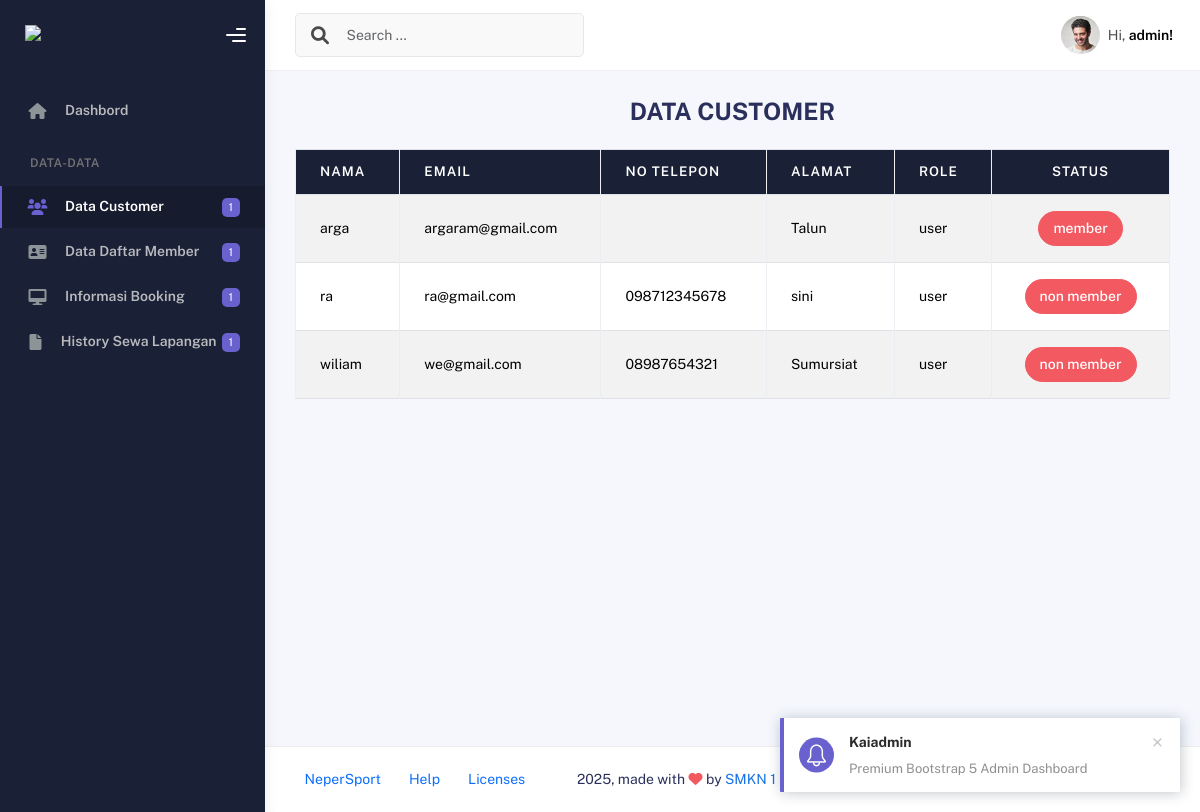
Screenshot of /data_customer.php (signed in) with the database file from the repository.
### tables this page shows
CREATE TABLE `user` (
  `id_user` int(11) NOT NULL,
  `nama_user` varchar(50) NOT NULL,
  `password_user` varchar(255) NOT NULL,
  `email` varchar(50) NOT NULL,
  `no_telepon_user` varchar(15) NOT NULL,
  `alamat_user` text NOT NULL,
  `role_user` varchar(15) NOT NULL,
  `status` enum('member','non member') NOT NULL DEFAULT 'non member',
  `foto` int(11) NOT NULL
);

### data_customer.php (the view, shortened to what this page needs)
<?php
$username = $_SESSION['nama_user'];
?>
<!DOCTYPE html>
<html lang="en">
<head>
  <link rel="stylesheet" href="assets/css/bootstrap.min.css" />
  <link rel="stylesheet" href="assets/css/plugins.min.css" />
  <link rel="stylesheet" href="assets/css/kaiadmin.min.css" />
  <link rel="stylesheet" href="assets/css/demo.css" />
</head>
<body>
  <link rel="stylesheet" href="https://cdnjs.cloudflare.com/ajax/libs/font-awesome/6.0.0/css/all.min.css">
  <div class="wrapper">
    <div class="sidebar" data-background-color="dark">
      <div class="sidebar-logo">
        <div class="logo-header" data-background-color="dark">
          <a href="dashbord_admin.php" class="logo">
            <img
              src="assets/img/neperspot.svg"
              alt="navbar brand"
              class="navbar-brand"
              height="20" />
          </a>
          <div class="nav-toggle">
            <button class="btn btn-toggle toggle-sidebar">
              <i class="gg-menu-right"></i>
            </button>
          </div>
        </div>
      </div>
      <div class="sidebar-wrapper scrollbar scrollbar-inner">
        <div class="sidebar-content">
          <ul class="nav nav-secondary">
            <li class="nav-item active">
            <li class="nav-item">
              <a href="dashbord_admin.php">
                <i class="fas fa-home"></i>
                <p>Dashbord</p>
              </a>
            </li>
            <li class="nav-section">
              <h4 class="text-section">DATA-DATA</h4>
            </li>
            <li class="nav-item active">
              <a href="data_customer.php">
                <i class="fas fa-users"></i>
                <p>Data Customer</p>
                <span class="badge badge-secondary">1</span>
              </a>
            </li>
            <li class="nav-item">
              <a href="data_member.php">
                <i class="fas fa-address-card"></i>
                <p>Data Daftar Member</p>
                <span class="badge badge-secondary">1</span>
              </a>
            </li>
            <li class="nav-item">
              <a href="informasi_booking.php">
                <i class="fas fa-desktop"></i>
                <p>Informasi Booking</p>
                <span class="badge badge-secondary">1</span>
              </a>
            </li>
            <li class="nav-item">
              <a href="history_sewa_lapangan.php">
                <i class="fas fa-file"></i>
                <p>History Sewa Lapangan</p>
                <span class="badge badge-secondary">1</span>
              </a>
            </li>
          </ul>
        </div>
      </div>
    </div>
    <div class="main-panel">
      <div class="main-header">
        <nav class="navbar navbar-header navbar-header-transparent navbar-expand-lg border-bottom">
          <div class="container-fluid">
            <nav class="navbar navbar-header-left navbar-expand-lg navbar-form nav-search p-0 d-none d-lg-flex">
              <div class="input-group">
                <div class="input-group-prepend">
                  <button type="button" id="btn-search" class="btn btn-search pe-1">
                    <i class="fa fa-search search-icon"></i>
                  </button>
                </div>
                <input type="text" id="search" placeholder="Search ..." class="form-control">
              </div>
            </nav>
            <ul class="navbar-nav ms-auto align-items-center">
              <li class="nav-item topbar-user dropdown hidden-caret">
                <a class="dropdown-toggle profile-pic" data-bs-toggle="dropdown" href="#" aria-expanded="false">
                  <div class="avatar-sm">
                    <img src="assets/img/profile.jpg" alt="..." class="avatar-img rounded-circle" />
                  </div>
                  <span class="profile-username">
                    <span class="op-7">Hi,</span>
                    <span class="fw-bold"><?php echo htmlspecialchars($username); ?>!</span>
                  </span>
                </a>
              </li>
            </ul>
          </div>
        </nav>
      </div>
      <div class="container">
        <div class="page-inner">
          <h2 style="text-align: center; font-size: 24px; font-weight: bold; margin-bottom: 20px; text-transform: uppercase;">
            DATA CUSTOMER
          </h2>
          <div class="table-responsive">
            <table id="userTable" class="table table-striped table-bordered">
              <thead class="thead-dark">
                <tr>
                  <th>Nama</th>
                  <th>Email</th>
                  <th>No Telepon</th>
                  <th>Alamat</th>
                  <th>Role</th>
                  <th class="text-center">Status</th>
                </tr>
              </thead>
              <tbody>
                <?php
                include 'koneksi.php';
                $stmt = $conn->prepare("SELECT id_user, nama_user, email, no_telepon_user, alamat_user, role_user, status FROM user WHERE role_user != 'admin'");
                $stmt->execute();
                $result = $stmt->get_result();
                while ($row = $result->fetch_assoc()) :
                ?>
                  <tr>
                    <td><?= htmlspecialchars($row['nama_user']); ?></td>
                    <td><?= htmlspecialchars($row['email']); ?></td>
                    <td><?= htmlspecialchars($row['no_telepon_user']); ?></td>
                    <td><?= htmlspecialchars($row['alamat_user']); ?></td>
                    <td><?= htmlspecialchars($row['role_user']); ?></td>
                    <td class="text-center">
                      <button class="status-btn btn btn-sm <?= $row['status'] == 'Member' ? 'btn-success' : 'btn-danger'; ?>"
                        data-id="<?= $row['id_user']; ?>"
                        data-status="<?= $row['status']; ?>">
                        <?= htmlspecialchars($row['status']); ?>
                      </button>
                    </td>
                  </tr>
                <?php endwhile; ?>
              </tbody>
            </table>
          </div>
        </div>
      </div>
      <footer class="footer">
        <div class="container-fluid d-flex justify-content-between">
          <nav class="pull-left">
            <ul class="nav">
              <li class="nav-item">
                <a class="nav-link" href="http://www.themekita.com">
                  NeperSport
                </a>
              </li>
              <li class="nav-item">
                <a class="nav-link" href="#"> Help </a>
              </li>
              <li class="nav-item">
                <a class="nav-link" href="#"> Licenses </a>
              </li>
            </ul>
          </nav>
          <div class="copyright">
            2025, made with <i class="fa fa-heart heart text-danger"></i> by
            <a href="http://www.themekita.com">SMKN 1 KOTA CIREBON</a>
          </div>
          <div>
            <a target="_blank" href="https://themewagon.com/">SMKN 1 KOTA CIREBON</a>.
          </div>
        </div>
      </footer>
    </div>
  </div>
</body>
</html>

### data_customer.php (style rules this page uses)
.status-btn { padding: 6px 14px; font-size: 14px; border-radius: 20px; cursor: pointer; transition: 0.3s; }

### rows the page displays
user: nama_user "arga", email "argaram@gmail.com", alamat_user "Talun", role_user "user", status "member"
user: nama_user "ra", email "ra@gmail.com", no_telepon_user "098712345678", alamat_user "sini", role_user "user", status "non member"
user: nama_user "wiliam", email "we@gmail.com", no_telepon_user "08987654321", alamat_user "Sumursiat", role_user "user", status "non member"

### other values shown
$username "admin"
